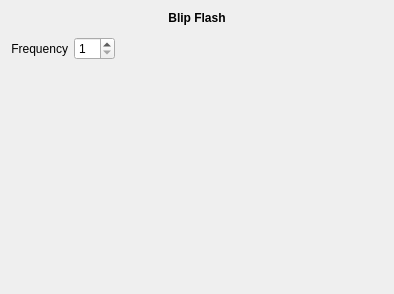
<?xml version="1.0" encoding="UTF-8"?>
<ui version="4.0">
 <class>BlipProducerWidget</class>
 <widget class="QWidget" name="BlipProducerWidget">
  <property name="geometry">
   <rect>
    <x>0</x>
    <y>0</y>
    <width>394</width>
    <height>294</height>
   </rect>
  </property>
  <property name="windowTitle">
   <string>Form</string>
  </property>
  <property name="whatsThis">
   <string notr="true">https://forum.bossa.org/t/open-other-blip-flash/19163/1</string>
  </property>
  <layout class="QVBoxLayout" name="verticalLayout">
   <item>
    <widget class="QLabel" name="nameLabel">
     <property name="font">
      <font>
       <bold>true</bold>
      </font>
     </property>
     <property name="text">
      <string>Blip Flash</string>
     </property>
     <property name="alignment">
      <set>Qt::AlignmentFlag::AlignCenter</set>
     </property>
    </widget>
   </item>
   <item>
    <widget class="ServicePresetWidget" name="preset" native="true"/>
   </item>
   <item>
    <layout class="QGridLayout" name="gridLayout">
     <item row="0" column="0">
      <widget class="QLabel" name="label">
       <property name="text">
        <string>Frequency</string>
       </property>
       <property name="alignment">
        <set>Qt::AlignmentFlag::AlignRight|Qt::AlignmentFlag::AlignTrailing|Qt::AlignmentFlag::AlignVCenter</set>
       </property>
      </widget>
     </item>
     <item row="0" column="1">
      <widget class="QSpinBox" name="periodSpinBox">
       <property name="minimum">
        <number>1</number>
       </property>
       <property name="maximum">
        <number>10</number>
       </property>
       <property name="value">
        <number>1</number>
       </property>
      </widget>
     </item>
     <item row="0" column="2">
      <spacer name="horizontalSpacer">
       <property name="orientation">
        <enum>Qt::Orientation::Horizontal</enum>
       </property>
       <property name="sizeHint" stdset="0">
        <size>
         <width>40</width>
         <height>20</height>
        </size>
       </property>
      </spacer>
     </item>
    </layout>
   </item>
   <item>
    <spacer name="verticalSpacer">
     <property name="orientation">
      <enum>Qt::Orientation::Vertical</enum>
     </property>
     <property name="sizeHint" stdset="0">
      <size>
       <width>20</width>
       <height>40</height>
      </size>
     </property>
    </spacer>
   </item>
  </layout>
 </widget>
 <customwidgets>
  <customwidget>
   <class>ServicePresetWidget</class>
   <extends>QWidget</extends>
   <header>widgets/servicepresetwidget.h</header>
   <container>1</container>
  </customwidget>
 </customwidgets>
 <resources/>
 <connections/>
</ui>
